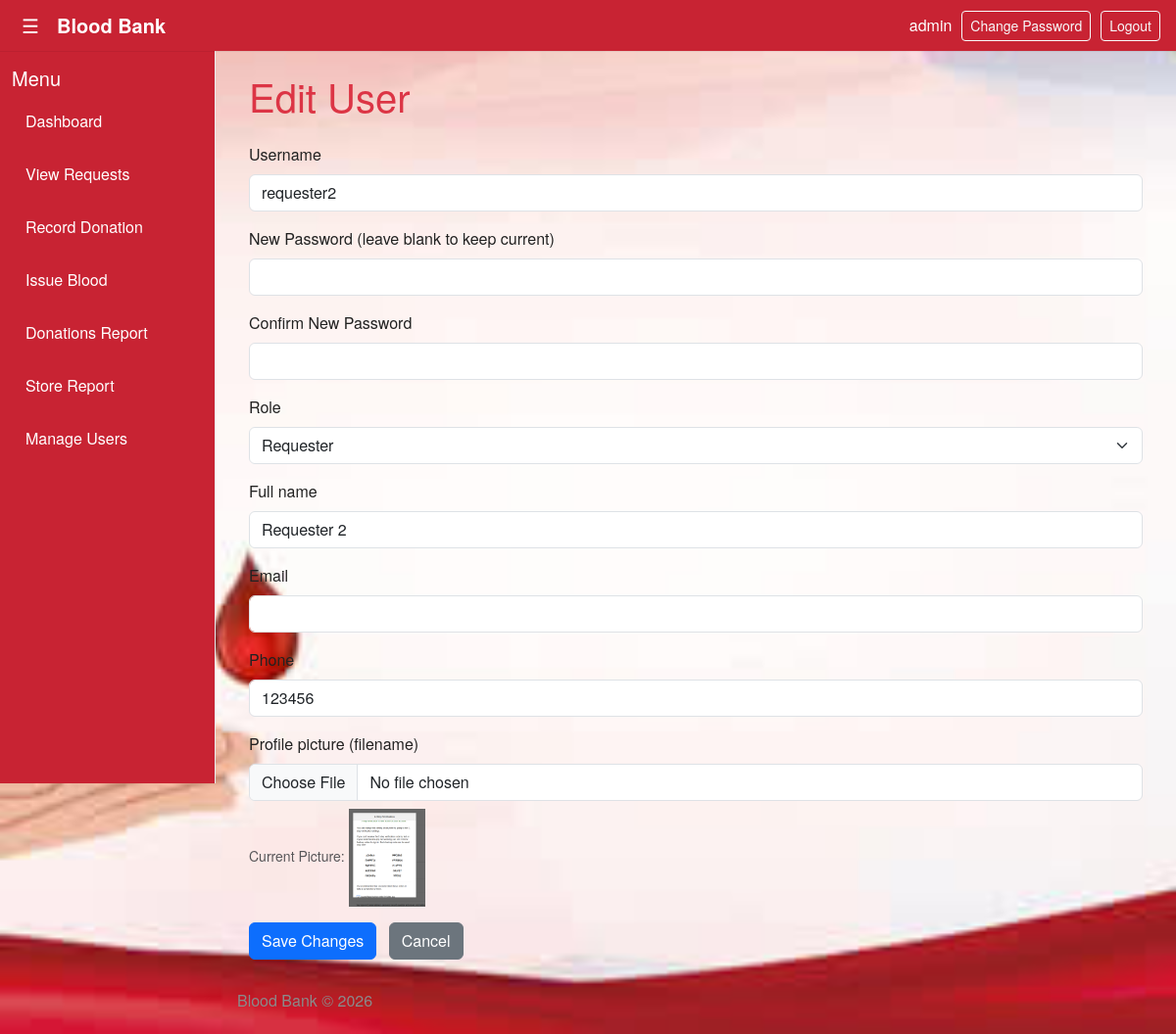
Page /user/10/edit (signed in) on the committed database.
### tables this page shows
CREATE TABLE users (
            id INTEGER PRIMARY KEY,
            name TEXT,
            email_id TEXT UNIQUE,
            phone TEXT,
            username TEXT UNIQUE NOT NULL,
            password_hash TEXT NOT NULL,
            role TEXT NOT NULL DEFAULT 'donor',
            linked_entity_id INTEGER,
            created_at TIMESTAMP DEFAULT CURRENT_TIMESTAMP,
            is_active INTEGER DEFAULT 1,
            profile_pic TEXT,
            blood_type TEXT
        , total_units INTEGER DEFAULT 0, last_donation TIMESTAMP);

### bb.py (the view, shortened to what this page needs)
@app.route("/user/<int:id>/edit", methods=["GET", "POST"])
@login_required
def edit_user(id):
    user_row = db_fetchone("SELECT * FROM users WHERE id = ?", (id,))
    if not user_row:
        flash("User not found.", "danger")
        return redirect(url_for("users"))
    user = dict(user_row)
    return render_template("edit_user.html", user=user)

### bb.py (called while the page is built)
def get_db():
    conn = sqlite3.connect(DB_PATH)
    conn.row_factory = sqlite3.Row
    return conn

def db_fetchone(sql, params=()):
    conn = get_db()
    try:
        cur = conn.cursor()
        cur.execute(sql, params)
        row = cur.fetchone()
        return row
    finally:
        if conn:
            conn.close()

def row_get(row, key, default=None):
    if row is None:
        return default
    try:
        return row[key]
    except Exception:
        try:
            return dict(row).get(key, default)
        except Exception:
            return default

@login_manager.user_loader
def load_user(user_id):
    row = db_fetchone(
        """
        SELECT
            id, username, role, password_hash, name,
            blood_type, linked_entity_id, is_active, email_id, phone
        FROM users WHERE id = ?
        """,
        (user_id,)
    )
    if row:
        return User(row)
    return None

@app.context_processor
def inject_helpers():
    def current_year():
        return datetime.utcnow().year
    def utcnow():
        return datetime.utcnow().isoformat(sep=' ', timespec='seconds')
    return {"current_year": current_year, "utcnow": utcnow}

    @property
    def is_active(self):
        return self._is_active

### templates/edit_user.html (shortened to what this page needs)
{% extends "base.html" %}
{% block content %}
<div class="container">
  <h1 class="text-danger mb-4">Edit User</h1>
  <form method="post" id="editUserForm" enctype="multipart/form-data">
    <div class="mb-3">
        <label for="username" class="form-label">Username</label>
        <input type="text"
               class="form-control"
               id="username"
               name="username"
               value="{{ user.username if user else '' }}"
               required
               />
    </div>
    <div class="mb-3">
        <label for="password" class="form-label">New Password (leave blank to keep current)</label>
        <input type="password"
               class="form-control"
               id="password"
               name="password" />
    </div>
    <div class="mb-3">
        <label for="confirm_password" class="form-label">Confirm New Password</label>
        <input type="password"
               class="form-control"
               id="confirm_password"
               name="confirm_password" />
    </div>
    <div class="mb-3">
        <label for="role" class="form-label">Role</label>
        <select class="form-select" id="role" name="role"
                {% if current_user.role != 'admin' %}disabled{% endif %}>
            <option value="requester" {% if user.role=='requester' %}selected{% endif %}>Requester</option>
        </select>
    </div>
    <div class="mb-3">
        <label for="name" class="form-label">Full name</label>
        <input type="text"
               class="form-control"
               id="name"
               name="name"
               value="{{ user.name if user else '' }}" />
    </div>
    <div class="mb-3">
        <label for="email" class="form-label">Email</label>
        <input type="email"
               class="form-control"
               id="email"
               name="email"
               value="{{ user.email if user else '' }}" />
    </div>
    <div class="mb-3">
        <label for="phone" class="form-label">Phone</label>
        <input type="tel"
               class="form-control"
               id="phone"
               name="phone"
               value="{{ user.phone if user else '' }}" />
    </div>
    <div class="mb-3">
        <label for="profile_pic" class="form-label">Profile picture (filename)</label>
        <input type="file"
               class="form-control"
               id="profile_pic"
               name="profile_pic" />
        <p class="form-text mt-2">Current Picture:
            {% if user.profile_pic %}
            <img id="currentProfilePreview" src="{{ url_for('static', filename='uploads/' + user.profile_pic) }}" style="max-height: 100px;" alt="Current Profile Picture">
            {% else %}
            None
            {% endif %}
        </p>
    </div>
    <button type="submit" class="btn btn-primary me-2">Save Changes</button>
    <a href="{{ url_for('users') }}" class="btn btn-secondary">Cancel</a>
    </form>
</div>
{% endblock %}

### templates/base.html (shortened to what this page needs)
<!doctype html>
<html lang="en">
<head>
  <link href="https://cdn.jsdelivr.net/npm/bootstrap@5.3.2/dist/css/bootstrap.min.css" rel="stylesheet">
  <link rel="stylesheet" href="{{ url_for('static', filename='css/style.css') }}">
</head>
<body>
  <div class="topbar">
    <div style="display:flex;align-items:center">
      <button id="menu-toggle" class="hamburger">&#9776;</button>
      <div class="brand">Blood Bank</div>
    </div>
    <div class="top-actions">
      {% if current_user.is_authenticated %}
        <div style="color:white; text-transform:lowercase;">{{ current_user.username }}</div>
        <a href="{{ url_for('change_password') }}" class="btn btn-sm btn-outline-light">Change Password</a>
        <a href="{{ url_for('logout') }}" class="btn btn-sm btn-outline-light">Logout</a>
      {% endif %}
    </div>
  </div>
  <div class="layout">
    <aside id="sidebar" class="sidebar">
      <h5>Menu</h5>
      <ul class="nav-list">
        {% if not current_user.is_authenticated %}
          <li><a href="{{ url_for('register_donor') }}">Register as Donor</a></li>
          <li><a href="{{ url_for('register_requester') }}">Register as Requester</a></li>
        {% else %}
          {% if current_user.role in ['admin','staff'] %}
            <li><a class="{% if request.endpoint == 'dashboard' %}active{% endif %}" href="{{ url_for('dashboard') }}">Dashboard</a></li>
            <li><a class="{% if request.endpoint == 'requests_page' %}active{% endif %}" href="{{ url_for('requests_page') }}">View Requests</a></li>
            <li><a class="{% if request.endpoint == 'record_donation' %}active{% endif %}" href="{{ url_for('record_donation') }}">Record Donation</a></li>
            <li><a class="{% if request.endpoint == 'issue_blood' %}active{% endif %}" href="{{ url_for('issue_blood') }}">Issue Blood</a></li>
            <li><a class="{% if request.endpoint == 'donations_report' %}active{% endif %}" href="{{ url_for('donations_report') }}">Donations Report</a></li>
            <li><a class="{% if request.endpoint == 'store_report' %}active{% endif %}" href="{{ url_for('store_report') }}">Store Report</a></li>
            <li><a class="{% if request.endpoint == 'users' %}active{% endif %}" href="{{ url_for('users') }}">Manage Users</a></li>
          {% endif %}
        {% endif %}
      </ul>
    </aside>
    <main class="content">
      {% block content %}{% endblock %}
      <footer class="site-footer">
        Blood Bank © {{ current_year() }}
      </footer>
    </main>
  </div>
</body>
</html>

### static/css/style.css (style rules this page uses)
body { background: #f8f9fa; font-family: system-ui, -apple-system, "Segoe UI", Roboto, "Helvetica Neue", Arial; }
.sidebar { height: 100vh; border-right: 1px solid #e9ecef; }
.btn-sm { padding: .25rem .5rem; }

### rows in the picture
users: username "admin"
users: username "requester2", role "Requester", name "Requester 2", phone "123456", profile_pic (picture)

### other values in the picture
{{ current_year() }} "2026"
